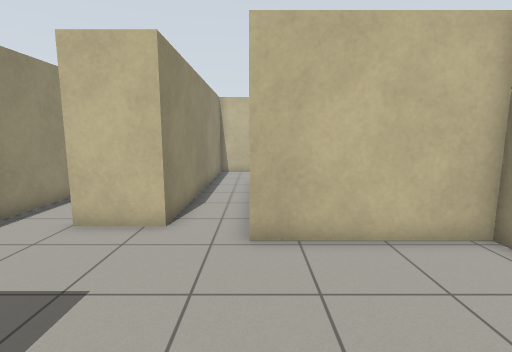
[1] (above)

17 first-person views from a walk through a Gazebo world. The camera is 1.2 m above the floor, tilts 8° down and sees 85° across. The floor is counted in squares, 0.5 m on a side. Each view is taken from the middle of a square. On the plan, view 1 faces up. The plan holds only what a view shows up to about 18 squares ahead; the rest is blank.

[2]
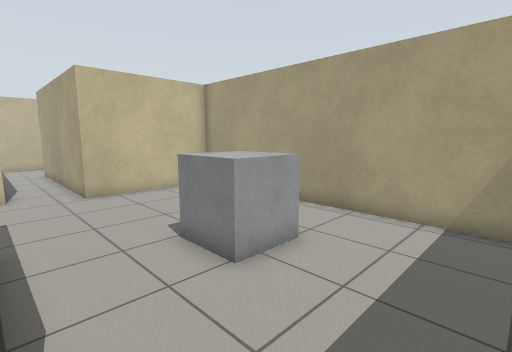

[3]
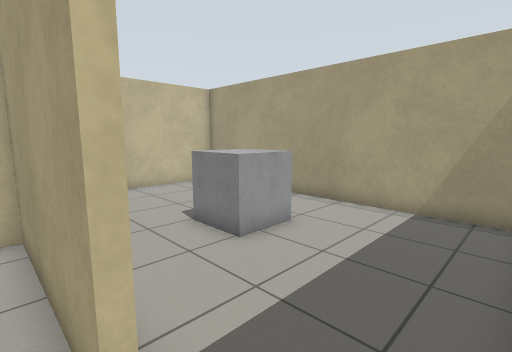

[4]
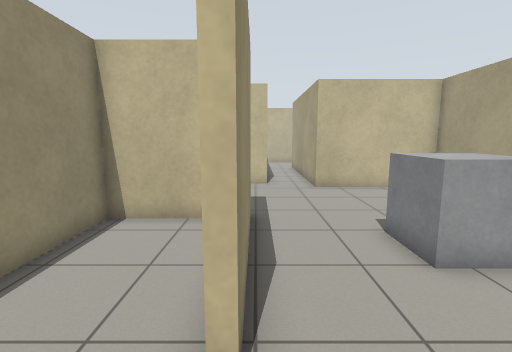

[5]
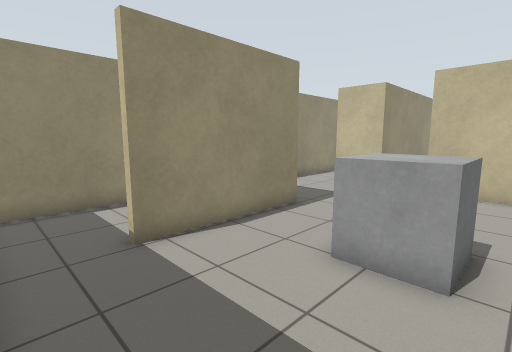

[6]
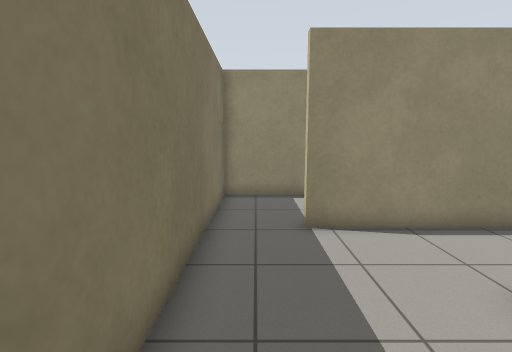

[7]
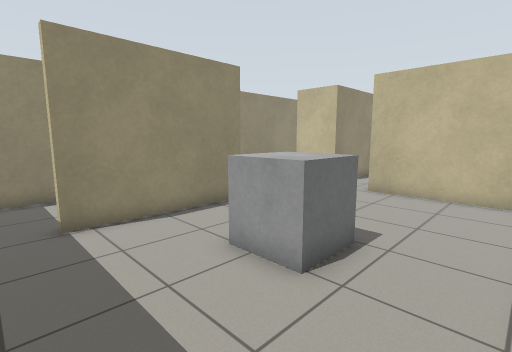

[8]
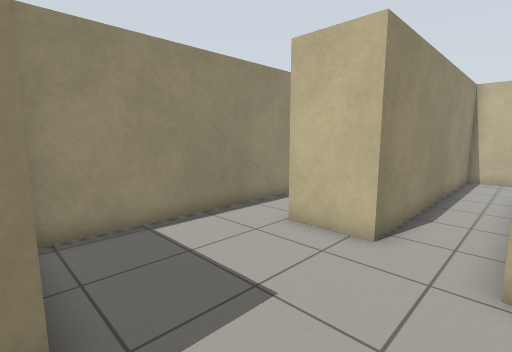

[9]
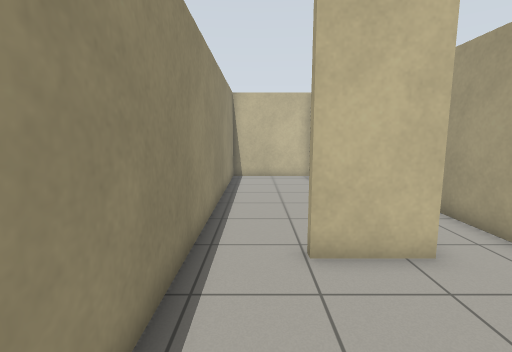

[10]
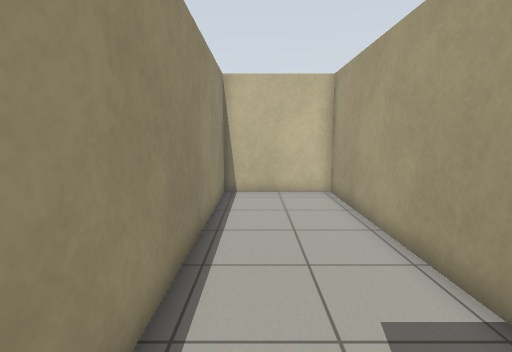

[11]
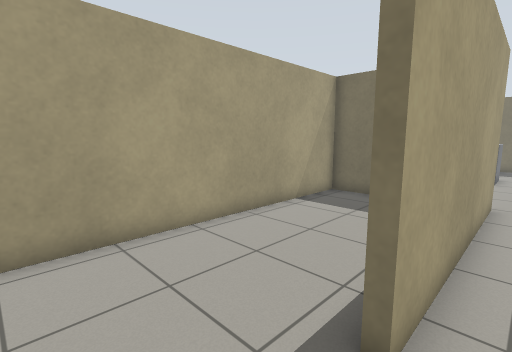

[12]
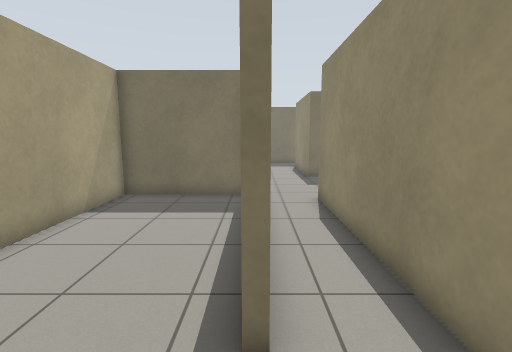

[13]
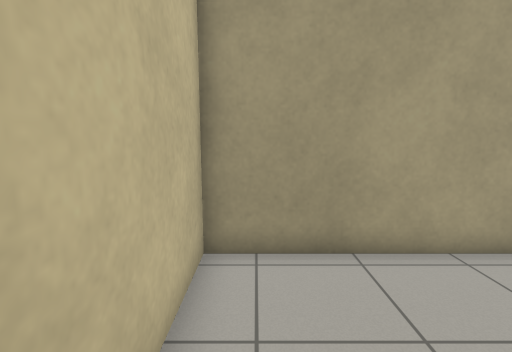

[14]
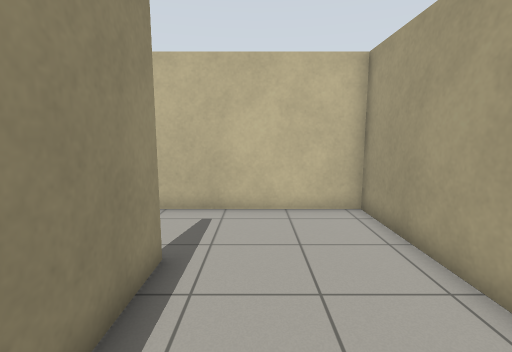

[15]
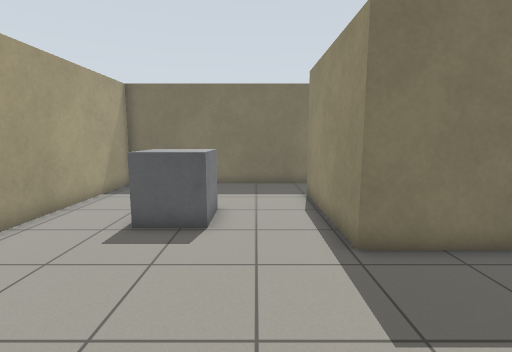

[16]
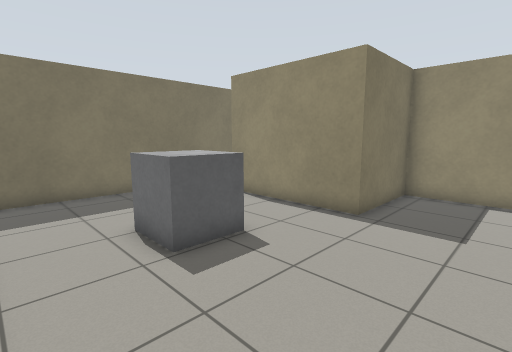

[17]
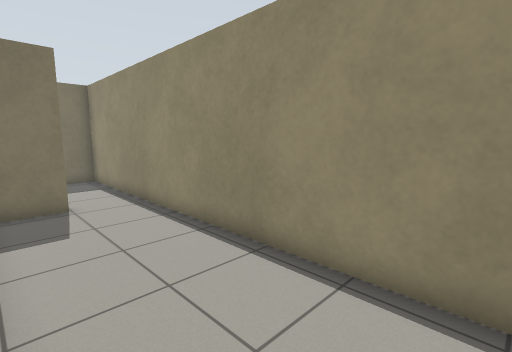

### Floor plan
Ten units are one square. View 1 is at (0, 0); x grows to the right and y downward. Boxes are objects, and circles mark ways between rooms. Rooms are numbered by the first view taken in them; rooms with no view inside come last. Other rooms are left out.
<svg viewBox="-79 -196 139 274">
<path fill="none" stroke="#000" d="M-34 73 55 73 55 -62 -1 -62 -1 -152M-74 -85 -74 -13 -32 -13 -32 48M-4 -191 -24 -191 -24 -73 -50 -73M-35 48 -35 -10 -74 -10 -74 73 -34 73M-1 -152 2 -152 2 -118M5 -65 55 -65 55 -191 -4 -191M-27 -102 -27 -191 -74 -191 -74 -85M-50 -76 -33 -76"/>
<rect x="5" y="-5" width="20" height="30" fill="#bbb"><title>grey box</title></rect>
<circle cx="-30" cy="60" r="3" fill="#2a7"/>
<circle cx="0" cy="-170" r="3" fill="#2a7"/>
<circle cx="-60" cy="-75" r="3" fill="#2a7"/>
<text x="0" y="-10">1</text>
<text x="-60" y="30">2</text>
<text x="30" y="-130">3</text>
<text x="-50" y="-140">4</text>
</svg>
Room 1 opens to room 2. Room 1 opens to room 3. Room 1 opens to room 4.

Where each view was taken, in squares from view 1:
view 1: 0 up, 0 right, facing up
view 2: 6 down, 3 left, facing up-right
view 3: 7 down, 4 left, facing up-right
view 4: 7 down, 3 left, facing up
view 5: 7 down, 3 right, facing up-left
view 6: 6 down, 4 right, facing left
view 7: 6 down, 5 right, facing up-left
view 8: 1 up, 0 right, facing up-left
view 9: 2 up, 6 left, facing up
view 10: 7 up, 6 left, facing up
view 11: 18 up, 1 left, facing down-right
view 12: 18 up, 0 right, facing down
view 13: 18 up, 0 right, facing right
view 14: 10 up, 2 right, facing up
view 15: 7 up, 1 left, facing down
view 16: 5 up, 5 right, facing down-left
view 17: 18 up, 3 left, facing down-left
